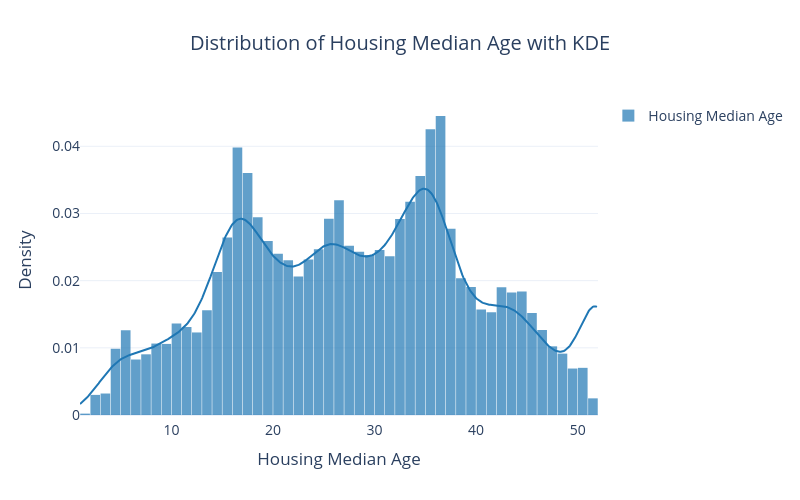

Notebook source saved alongside this figure:
### Code cell
import plotly.figure_factory as ff

# Data for KDE plot
data = [df["housing_median_age"].dropna()]

# Create distribution plot (Histogram + KDE)
fig = ff.create_distplot(
    data, group_labels=["Housing Median Age"], bin_size=1, show_hist=True, show_rug=False
)

# Update layout for dashboard style
fig.update_layout(
    title="Distribution of Housing Median Age with KDE",
    template="plotly_white",   # clean dashboard style
    bargap=0.05,
    height=500, width=800,     # normal size
    xaxis_title="Housing Median Age",
    yaxis_title="Density",
    font=dict(size=14),
    title_x=0.5,               # center title
)

fig.show()

### Figure 1 — Plotly figure (JSON) as saved in the notebook; plotly's stock layout.template omitted (floating-point values rounded to 4 significant figures; data arrays with more than 128 entries replaced by an {"elided": "..."} marker saying what was removed)
{"data": [{"autobinx": false, "histnorm": "probability density", "legendgroup": "Housing Median Age", "marker": {"color": "rgb(31, 119, 180)"}, "name": "Housing Median Age", "opacity": 0.7, "type": "histogram", "x": {"elided": "20640 int values"}, "xaxis": "x", "xbins": {"end": 52, "size": 1, "start": 1}, "yaxis": "y"}, {"legendgroup": "Housing Median Age", "marker": {"color": "rgb(31, 119, 180)"}, "mode": "lines", "name": "Housing Median Age", "showlegend": false, "type": "scatter", "x": {"elided": "500 float values"}, "xaxis": "x", "y": {"elided": "500 float values"}, "yaxis": "y"}], "layout": {"bargap": 0.05, "barmode": "overlay", "font": {"size": 14}, "height": 500, "hovermode": "closest", "legend": {"traceorder": "reversed"}, "title": {"text": "Distribution of Housing Median Age with KDE", "x": 0.5}, "width": 800, "xaxis": {"anchor": "y2", "domain": [0, 1], "title": {"text": "Housing Median Age"}, "zeroline": false}, "yaxis": {"anchor": "free", "domain": [0, 1], "position": 0, "title": {"text": "Density"}}}}
